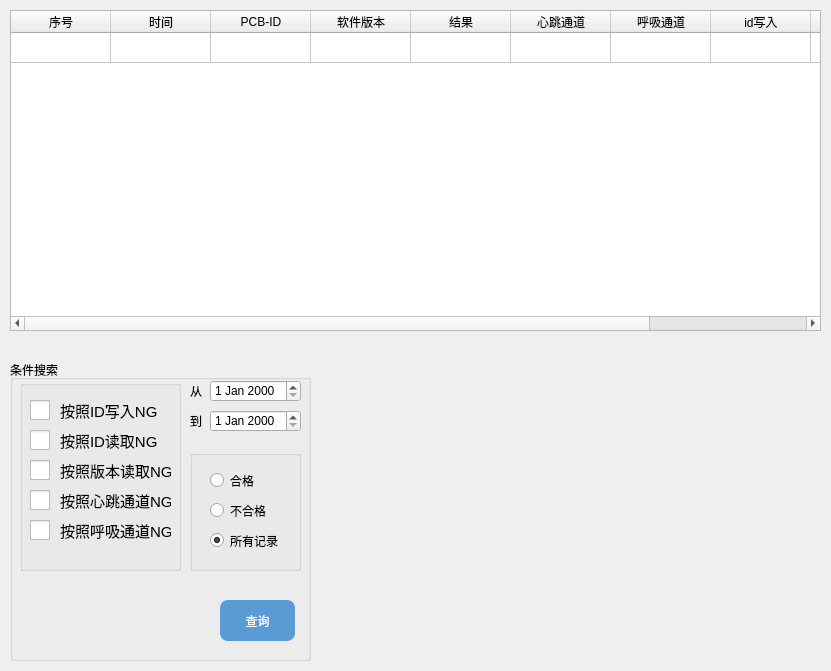
<?xml version="1.0" encoding="UTF-8"?>
<ui version="4.0">
 <class>Query</class>
 <widget class="QWidget" name="Query">
  <property name="geometry">
   <rect>
    <x>0</x>
    <y>0</y>
    <width>831</width>
    <height>671</height>
   </rect>
  </property>
  <property name="windowTitle">
   <string>Form</string>
  </property>
  <widget class="QLabel" name="label">
   <property name="geometry">
    <rect>
     <x>20</x>
     <y>120</y>
     <width>211</width>
     <height>21</height>
    </rect>
   </property>
   <property name="font">
    <font>
     <family>微软雅黑</family>
     <pointsize>16</pointsize>
    </font>
   </property>
   <property name="text">
    <string>请输入产品条形码:</string>
   </property>
  </widget>
  <widget class="QTableWidget" name="tableWidget">
   <property name="geometry">
    <rect>
     <x>10</x>
     <y>10</y>
     <width>811</width>
     <height>321</height>
    </rect>
   </property>
   <attribute name="verticalHeaderVisible">
    <bool>false</bool>
   </attribute>
   <row>
    <property name="text">
     <string>新建行</string>
    </property>
   </row>
   <column>
    <property name="text">
     <string>序号</string>
    </property>
   </column>
   <column>
    <property name="text">
     <string>时间</string>
    </property>
   </column>
   <column>
    <property name="text">
     <string>PCB-ID</string>
    </property>
   </column>
   <column>
    <property name="text">
     <string>软件版本</string>
    </property>
   </column>
   <column>
    <property name="text">
     <string>结果</string>
    </property>
   </column>
   <column>
    <property name="text">
     <string>心跳通道</string>
    </property>
   </column>
   <column>
    <property name="text">
     <string>呼吸通道</string>
    </property>
   </column>
   <column>
    <property name="text">
     <string>id写入</string>
    </property>
   </column>
   <column>
    <property name="text">
     <string>id读取</string>
    </property>
   </column>
   <column>
    <property name="text">
     <string>软件版本读取</string>
    </property>
   </column>
  </widget>
  <widget class="QGroupBox" name="groupBox_2">
   <property name="enabled">
    <bool>true</bool>
   </property>
   <property name="geometry">
    <rect>
     <x>10</x>
     <y>360</y>
     <width>301</width>
     <height>301</height>
    </rect>
   </property>
   <property name="title">
    <string>条件搜索</string>
   </property>
   <widget class="QGroupBox" name="groupBox_3">
    <property name="geometry">
     <rect>
      <x>10</x>
      <y>20</y>
      <width>161</width>
      <height>191</height>
     </rect>
    </property>
    <property name="title">
     <string/>
    </property>
    <widget class="QLabel" name="label_40">
     <property name="geometry">
      <rect>
       <x>40</x>
       <y>20</y>
       <width>111</width>
       <height>21</height>
      </rect>
     </property>
     <property name="font">
      <font>
       <pointsize>11</pointsize>
      </font>
     </property>
     <property name="text">
      <string>按照ID写入NG</string>
     </property>
    </widget>
    <widget class="QCheckBox" name="id_write_en">
     <property name="geometry">
      <rect>
       <x>10</x>
       <y>20</y>
       <width>21</width>
       <height>21</height>
      </rect>
     </property>
     <property name="styleSheet">
      <string notr="true">QCheckBox {
    spacing: 5px;
}

QCheckBox::indicator {
    width: 20px;
    height: 20px;
}

QCheckBox::indicator:unchecked {
    image: url(:/icon/res/check_unchecked.png);
}

QCheckBox::indicator:checked {
    image: url(:/icon/res/check_checked.png);
}</string>
     </property>
     <property name="text">
      <string/>
     </property>
    </widget>
    <widget class="QLabel" name="label_41">
     <property name="geometry">
      <rect>
       <x>40</x>
       <y>50</y>
       <width>111</width>
       <height>21</height>
      </rect>
     </property>
     <property name="font">
      <font>
       <pointsize>11</pointsize>
      </font>
     </property>
     <property name="text">
      <string>按照ID读取NG</string>
     </property>
    </widget>
    <widget class="QCheckBox" name="id_read_en">
     <property name="geometry">
      <rect>
       <x>10</x>
       <y>50</y>
       <width>21</width>
       <height>21</height>
      </rect>
     </property>
     <property name="styleSheet">
      <string notr="true">QCheckBox {
    spacing: 5px;
}

QCheckBox::indicator {
    width: 20px;
    height: 20px;
}

QCheckBox::indicator:unchecked {
    image: url(:/icon/res/check_unchecked.png);
}

QCheckBox::indicator:checked {
    image: url(:/icon/res/check_checked.png);
}</string>
     </property>
     <property name="text">
      <string/>
     </property>
    </widget>
    <widget class="QLabel" name="label_42">
     <property name="geometry">
      <rect>
       <x>40</x>
       <y>80</y>
       <width>111</width>
       <height>21</height>
      </rect>
     </property>
     <property name="font">
      <font>
       <pointsize>11</pointsize>
      </font>
     </property>
     <property name="text">
      <string>按照版本读取NG</string>
     </property>
    </widget>
    <widget class="QCheckBox" name="ver_read_en">
     <property name="geometry">
      <rect>
       <x>10</x>
       <y>80</y>
       <width>21</width>
       <height>21</height>
      </rect>
     </property>
     <property name="styleSheet">
      <string notr="true">QCheckBox {
    spacing: 5px;
}

QCheckBox::indicator {
    width: 20px;
    height: 20px;
}

QCheckBox::indicator:unchecked {
    image: url(:/icon/res/check_unchecked.png);
}

QCheckBox::indicator:checked {
    image: url(:/icon/res/check_checked.png);
}</string>
     </property>
     <property name="text">
      <string/>
     </property>
    </widget>
    <widget class="QLabel" name="label_43">
     <property name="geometry">
      <rect>
       <x>40</x>
       <y>110</y>
       <width>111</width>
       <height>21</height>
      </rect>
     </property>
     <property name="font">
      <font>
       <pointsize>11</pointsize>
      </font>
     </property>
     <property name="text">
      <string>按照心跳通道NG</string>
     </property>
    </widget>
    <widget class="QCheckBox" name="hr_en">
     <property name="geometry">
      <rect>
       <x>10</x>
       <y>110</y>
       <width>21</width>
       <height>21</height>
      </rect>
     </property>
     <property name="styleSheet">
      <string notr="true">QCheckBox {
    spacing: 5px;
}

QCheckBox::indicator {
    width: 20px;
    height: 20px;
}

QCheckBox::indicator:unchecked {
    image: url(:/icon/res/check_unchecked.png);
}

QCheckBox::indicator:checked {
    image: url(:/icon/res/check_checked.png);
}</string>
     </property>
     <property name="text">
      <string/>
     </property>
    </widget>
    <widget class="QLabel" name="label_44">
     <property name="geometry">
      <rect>
       <x>40</x>
       <y>140</y>
       <width>111</width>
       <height>21</height>
      </rect>
     </property>
     <property name="font">
      <font>
       <pointsize>11</pointsize>
      </font>
     </property>
     <property name="text">
      <string>按照呼吸通道NG</string>
     </property>
    </widget>
    <widget class="QCheckBox" name="br_en">
     <property name="geometry">
      <rect>
       <x>10</x>
       <y>140</y>
       <width>21</width>
       <height>21</height>
      </rect>
     </property>
     <property name="styleSheet">
      <string notr="true">QCheckBox {
    spacing: 5px;
}

QCheckBox::indicator {
    width: 20px;
    height: 20px;
}

QCheckBox::indicator:unchecked {
    image: url(:/icon/res/check_unchecked.png);
}

QCheckBox::indicator:checked {
    image: url(:/icon/res/check_checked.png);
}</string>
     </property>
     <property name="text">
      <string/>
     </property>
    </widget>
   </widget>
   <widget class="QPushButton" name="search">
    <property name="geometry">
     <rect>
      <x>210</x>
      <y>240</y>
      <width>75</width>
      <height>41</height>
     </rect>
    </property>
    <property name="styleSheet">
     <string notr="true">QPushButton {
    border-radius: 7.5px;
    background-color: rgb(91, 155, 213);
	font: 75 12pt &quot;微软雅黑&quot;;
	color: white;
}

QPushButton:hover{
	background-color: rgb(0, 176, 240);
	color: white;
}

QPushButton:pressed{
	background-color:rgb(92, 163, 99);                                                           	border-style: inset;
}</string>
    </property>
    <property name="text">
     <string>查询</string>
    </property>
   </widget>
   <widget class="QGroupBox" name="groupBox_4">
    <property name="geometry">
     <rect>
      <x>180</x>
      <y>90</y>
      <width>111</width>
      <height>121</height>
     </rect>
    </property>
    <property name="title">
     <string/>
    </property>
    <widget class="QRadioButton" name="ok">
     <property name="geometry">
      <rect>
       <x>20</x>
       <y>20</y>
       <width>61</width>
       <height>21</height>
      </rect>
     </property>
     <property name="text">
      <string>合格</string>
     </property>
     <property name="checked">
      <bool>false</bool>
     </property>
    </widget>
    <widget class="QRadioButton" name="ng">
     <property name="geometry">
      <rect>
       <x>20</x>
       <y>50</y>
       <width>61</width>
       <height>21</height>
      </rect>
     </property>
     <property name="text">
      <string>不合格</string>
     </property>
     <property name="checked">
      <bool>false</bool>
     </property>
    </widget>
    <widget class="QRadioButton" name="all">
     <property name="geometry">
      <rect>
       <x>20</x>
       <y>80</y>
       <width>71</width>
       <height>21</height>
      </rect>
     </property>
     <property name="text">
      <string>所有记录</string>
     </property>
     <property name="checked">
      <bool>true</bool>
     </property>
    </widget>
   </widget>
   <widget class="QDateEdit" name="dateEnd">
    <property name="geometry">
     <rect>
      <x>200</x>
      <y>50</y>
      <width>91</width>
      <height>22</height>
     </rect>
    </property>
   </widget>
   <widget class="QLabel" name="label_3">
    <property name="geometry">
     <rect>
      <x>180</x>
      <y>50</y>
      <width>16</width>
      <height>21</height>
     </rect>
    </property>
    <property name="text">
     <string>到</string>
    </property>
   </widget>
  </widget>
  <widget class="QDateEdit" name="dateStart">
   <property name="geometry">
    <rect>
     <x>210</x>
     <y>380</y>
     <width>91</width>
     <height>22</height>
    </rect>
   </property>
  </widget>
  <widget class="QLabel" name="label_2">
   <property name="geometry">
    <rect>
     <x>190</x>
     <y>380</y>
     <width>16</width>
     <height>21</height>
    </rect>
   </property>
   <property name="text">
    <string>从</string>
   </property>
  </widget>
 </widget>
 <resources/>
 <connections/>
</ui>
